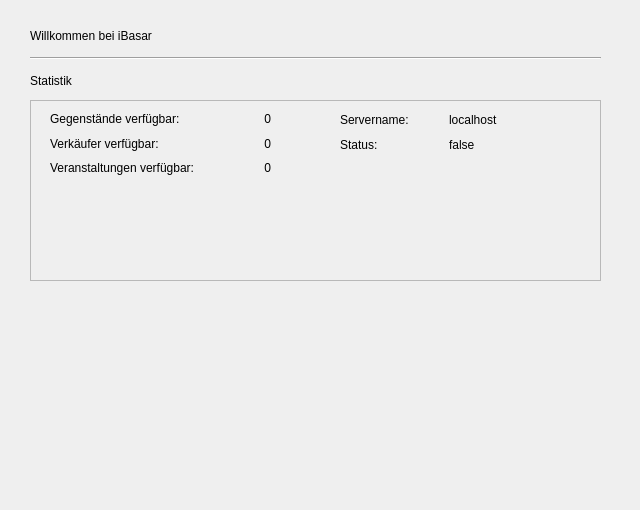
<?xml version="1.0" encoding="UTF-8"?>
<ui version="4.0">
 <class>Mainwidget</class>
 <widget class="QWidget" name="Mainwidget">
  <property name="geometry">
   <rect>
    <x>0</x>
    <y>0</y>
    <width>640</width>
    <height>510</height>
   </rect>
  </property>
  <property name="sizePolicy">
   <sizepolicy hsizetype="MinimumExpanding" vsizetype="MinimumExpanding">
    <horstretch>1</horstretch>
    <verstretch>1</verstretch>
   </sizepolicy>
  </property>
  <property name="minimumSize">
   <size>
    <width>640</width>
    <height>510</height>
   </size>
  </property>
  <property name="windowTitle">
   <string>Form</string>
  </property>
  <widget class="QLabel" name="captionlbl">
   <property name="geometry">
    <rect>
     <x>30</x>
     <y>20</y>
     <width>211</width>
     <height>31</height>
    </rect>
   </property>
   <property name="text">
    <string>Willkommen bei iBasar</string>
   </property>
  </widget>
  <widget class="Line" name="line">
   <property name="geometry">
    <rect>
     <x>30</x>
     <y>50</y>
     <width>571</width>
     <height>16</height>
    </rect>
   </property>
   <property name="orientation">
    <enum>Qt::Horizontal</enum>
   </property>
  </widget>
  <widget class="QFrame" name="frame">
   <property name="geometry">
    <rect>
     <x>30</x>
     <y>100</y>
     <width>571</width>
     <height>181</height>
    </rect>
   </property>
   <property name="frameShape">
    <enum>QFrame::StyledPanel</enum>
   </property>
   <property name="frameShadow">
    <enum>QFrame::Raised</enum>
   </property>
   <widget class="QWidget" name="layoutWidget">
    <property name="geometry">
     <rect>
      <x>310</x>
      <y>10</y>
      <width>211</width>
      <height>44</height>
     </rect>
    </property>
    <layout class="QHBoxLayout" name="horizontalLayout">
     <item>
      <layout class="QVBoxLayout" name="verticalLayout">
       <item>
        <widget class="QLabel" name="dbtextlbl">
         <property name="text">
          <string>Servername:</string>
         </property>
        </widget>
       </item>
       <item>
        <widget class="QLabel" name="connecttextlbl">
         <property name="text">
          <string>Status:</string>
         </property>
        </widget>
       </item>
      </layout>
     </item>
     <item>
      <layout class="QVBoxLayout" name="verticalLayout_2">
       <item>
        <widget class="QLabel" name="dblbl">
         <property name="text">
          <string>localhost</string>
         </property>
        </widget>
       </item>
       <item>
        <widget class="QLabel" name="connectlbl">
         <property name="text">
          <string>false</string>
         </property>
        </widget>
       </item>
      </layout>
     </item>
    </layout>
   </widget>
   <widget class="QWidget" name="layoutWidget">
    <property name="geometry">
     <rect>
      <x>20</x>
      <y>10</y>
      <width>221</width>
      <height>67</height>
     </rect>
    </property>
    <layout class="QHBoxLayout" name="horizontalLayout_2">
     <item>
      <layout class="QVBoxLayout" name="verticalLayout_3">
       <item>
        <widget class="QLabel" name="itemstextlbl">
         <property name="text">
          <string>Gegenstände verfügbar:</string>
         </property>
        </widget>
       </item>
       <item>
        <widget class="QLabel" name="sellertextlbl">
         <property name="text">
          <string>Verkäufer verfügbar:</string>
         </property>
        </widget>
       </item>
       <item>
        <widget class="QLabel" name="eventstextlbl">
         <property name="text">
          <string>Veranstaltungen verfügbar:</string>
         </property>
        </widget>
       </item>
      </layout>
     </item>
     <item>
      <layout class="QVBoxLayout" name="verticalLayout_4">
       <item>
        <widget class="QLabel" name="itemslbl">
         <property name="text">
          <string>0</string>
         </property>
         <property name="alignment">
          <set>Qt::AlignRight|Qt::AlignTrailing|Qt::AlignVCenter</set>
         </property>
        </widget>
       </item>
       <item>
        <widget class="QLabel" name="sellerslbl">
         <property name="text">
          <string>0</string>
         </property>
         <property name="alignment">
          <set>Qt::AlignRight|Qt::AlignTrailing|Qt::AlignVCenter</set>
         </property>
        </widget>
       </item>
       <item>
        <widget class="QLabel" name="eventslbl">
         <property name="text">
          <string>0</string>
         </property>
         <property name="alignment">
          <set>Qt::AlignRight|Qt::AlignTrailing|Qt::AlignVCenter</set>
         </property>
        </widget>
       </item>
      </layout>
     </item>
    </layout>
   </widget>
  </widget>
  <widget class="QLabel" name="label">
   <property name="geometry">
    <rect>
     <x>30</x>
     <y>70</y>
     <width>71</width>
     <height>21</height>
    </rect>
   </property>
   <property name="text">
    <string>Statistik</string>
   </property>
  </widget>
 </widget>
 <resources/>
 <connections/>
</ui>
